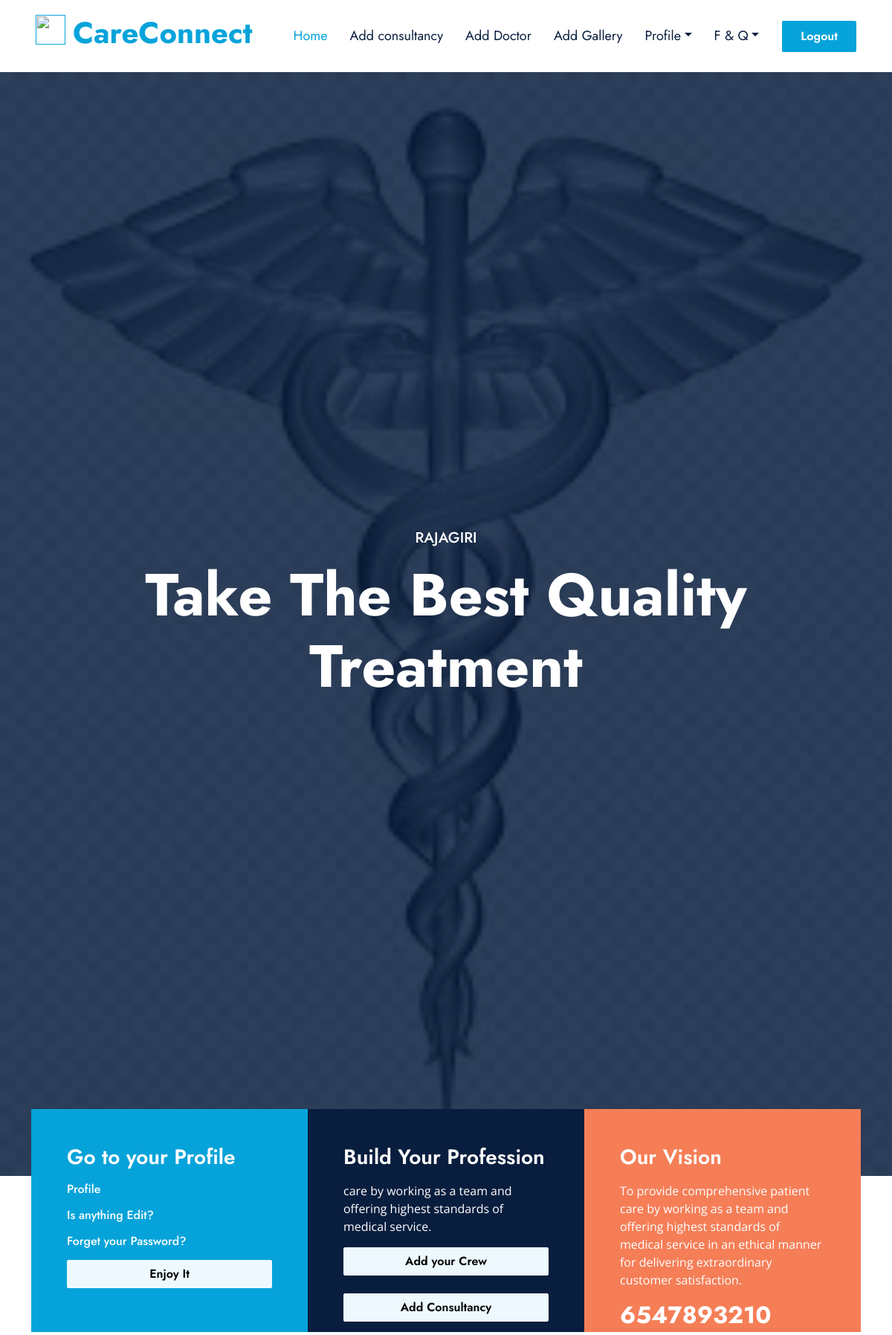
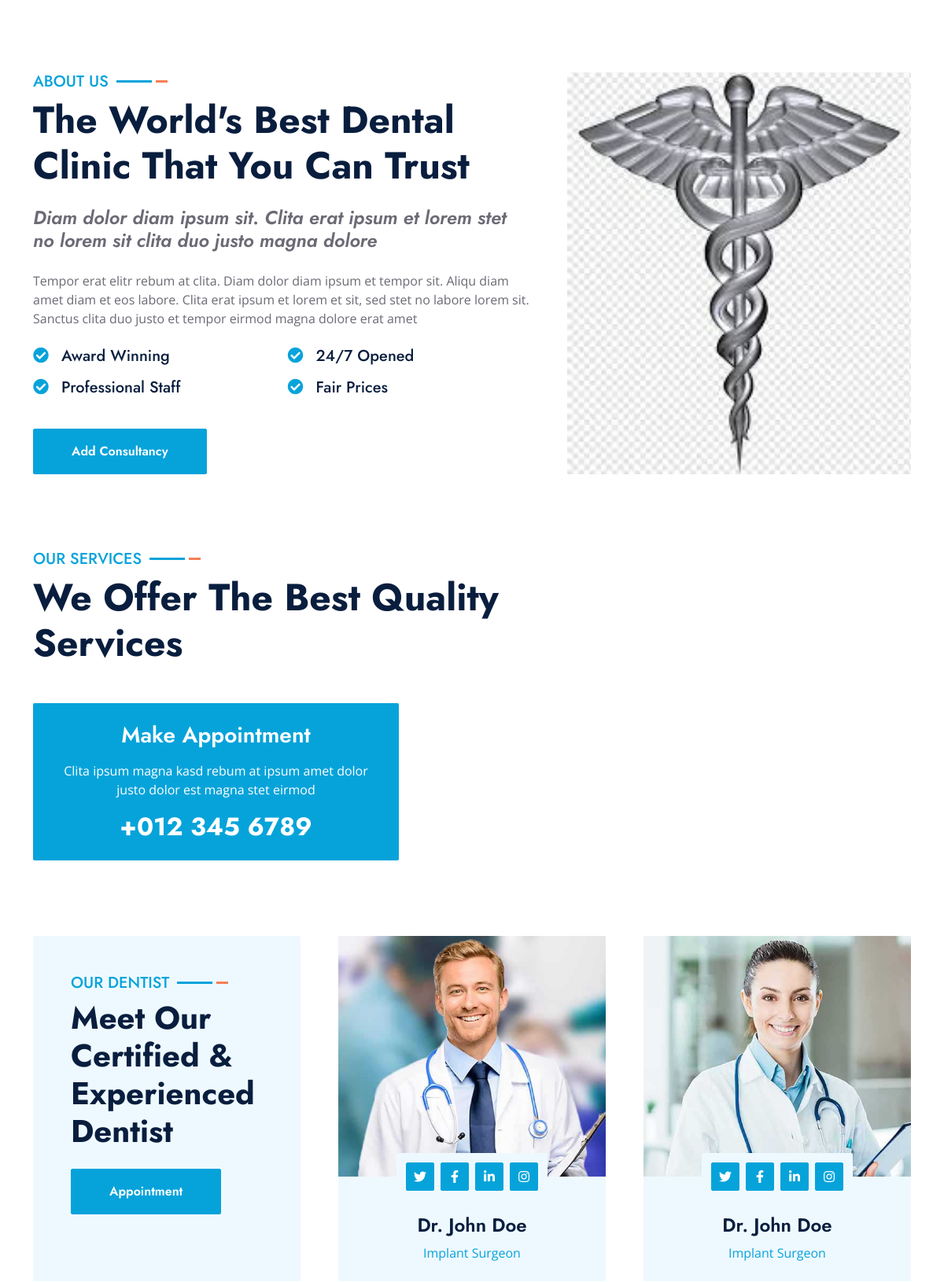
The page /whospital/home/ (signed in, upper part) on the database its author committed (2 pictures, top to bottom).
### Guest/models.py (models this page shows)
class tbl_newhospital(models.Model):
    hospital_name=models.CharField(max_length=50)
    hospital_email=models.CharField(max_length=50)
    hospital_contact=models.CharField(max_length=50)
    hospital_address=models.CharField(max_length=50)
    hospital_logo=models.FileField(upload_to='HosDoc/')
    hospital_proof=models.FileField(upload_to='HosDOc/')
    hospital_password=models.CharField(max_length=50)
    hospital_vstatus=models.CharField(max_length=2,default=0)
    hospitaltype=models.ForeignKey(tbl_hospitaltype,on_delete=models.CASCADE)
    place=models.ForeignKey(tbl_place,on_delete=models.CASCADE)

### Hospital/views.py (the view)
# urls.py: 2. Add a URL to urlpatterns:  path('', Home.as_view(), name='home')
def Home(request):
    hosdata=tbl_newhospital.objects.get(id=request.session['hid'])
    gobj=tbl_gallery.objects.filter(hospital=hosdata)
    return render(request,"Hospital/Hoshome.html",{'hos':hosdata,'data':gobj} )

### Hospital/Templates/Hospital/Hoshome.html (shortened to what this page needs)
{% load static %}
<!DOCTYPE html>
<html lang="en">
<head>
    <link href="https://cdnjs.cloudflare.com/ajax/libs/font-awesome/5.10.0/css/all.min.css" rel="stylesheet">
    <link href="https://cdn.jsdelivr.net/npm/bootstrap-icons@1.4.1/font/bootstrap-icons.css" rel="stylesheet">
    <link href="{% static 'Hospital/lib/owlcarousel/assets/owl.carousel.min.css' %}" rel="stylesheet">
    <link href="{% static 'Hospital/lib/animate/animate.min.css' %}" rel="stylesheet">
    <link href="{% static 'Hospital/lib/tempusdominus/css/tempusdominus-bootstrap-4.min.css' %}" rel="stylesheet" />
    <link href="{% static 'Hospital/lib/twentytwenty/twentytwenty.css' %}" rel="stylesheet" />
    <link href="{% static 'Hospital/css/bootstrap.min.css' %}" rel="stylesheet">
    <link href="{% static 'Hospital/css/style.css' %}" rel="stylesheet">
</head>
<body>
    <nav class="navbar navbar-expand-lg bg-white navbar-light shadow-sm px-5 py-3 py-lg-0">
        <a href="" class="navbar-brand p-0">
            <h1 class="m-0 text-primary"><img src="{% static 'Hospital/img/health.png' %}" width="40" height="40" alt="" style="
                margin-bottom: 17px;
                margin-right: 10px;
            "/></i>CareConnect</h1>
        </a>
        <div class="collapse navbar-collapse" id="navbarCollapse">
            <div class="navbar-nav ms-auto py-0">
                <a href="#" class="nav-item nav-link active">Home</a>
                <a href="{% url 'whospital:AddConsultancy' %}" class="nav-item nav-link">Add consultancy</a>
                <a href="{% url 'whospital:AddDoctor' %}" class="nav-item nav-link">Add Doctor</a>
                <a href="{% url 'whospital:AddGallery' %}" class="nav-item nav-link">Add Gallery</a>
                <div class="nav-item dropdown">
                    <a href="#" class="nav-link dropdown-toggle" data-bs-toggle="dropdown">Profile</a>
                </div>
                <div class="nav-item dropdown">
                    <a href="#" class="nav-link dropdown-toggle" data-bs-toggle="dropdown">F & Q</a>
                </div>
            </div>
            <a href="{% url 'webguest:MainPage' %}" class="btn btn-primary py-2 px-4 ms-3">Logout</a>
        </div>
    </nav>
    <div class="container-fluid p-0">
        <div id="header-carousel" class="carousel slide carousel-fade" data-bs-ride="carousel">
            <div class="carousel-inner">
                <div class="carousel-item active">
                    <img class="w-100" src="{{hos.hospital_logo.url}}" alt="Image">
                    <div class="carousel-caption d-flex flex-column align-items-center justify-content-center">
                        <div class="p-3" style="max-width: 900px;">
                            <h5 class="text-white text-uppercase mb-3 animated slideInDown">{{hos.hospital_name}}</h5>
                            <h1 class="display-1 text-white mb-md-4 animated zoomIn">Take The Best Quality Treatment</h1>
                        </div>
                    </div>
                </div>
            </div>
        </div>
    </div>
    <div class="container-fluid banner mb-5">
        <div class="container">
            <div class="row gx-0">
                <div class="col-lg-4 wow zoomIn" data-wow-delay="0.1s">
                    <div class="bg-primary d-flex flex-column p-5" style="height: 300px;">
                        <h3 class="text-white mb-3">Go to your Profile</h3>
                        <div class="d-flex justify-content-between text-white mb-3">
                            <a href="{% url 'whospital:Myprofile' %}" ><h6 class="text-white mb-0">Profile</h6></a>
                        </div>
                        <div class="d-flex justify-content-between text-white mb-3">
                            <a href="{% url 'whospital:EditProfile' %}"><h6 class="text-white mb-0">Is anything Edit?</h6></a>
                        </div>
                        <div class="d-flex justify-content-between text-white mb-3">
                            <a href="{% url 'whospital:ChangePassword' %} "><h6 class="text-white mb-0">Forget your Password?</h6></a>
                        </div>
                        <a class="btn btn-light" href="">Enjoy It</a>
                    </div>
                </div>
                <div class="col-lg-4 wow zoomIn" data-wow-delay="0.3s">
                    <div class="bg-dark d-flex flex-column p-5" style="height: 300px;">
                        <h3 class="text-white mb-3">Build Your Profession</h3>
                        <p class="text-white">care by working as a team and offering highest standards of medical service.</p>
                        <a class="btn btn-light" href="{% url 'whospital:AddDoctor' %}">Add your Crew</a><br>
                        <a class="btn btn-light" href="{% url 'whospital:AddConsultancy' %}">Add Consultancy</a>
                    </div>
                </div>
                <div class="col-lg-4 wow zoomIn" data-wow-delay="0.6s">
                    <div class="bg-secondary d-flex flex-column p-5" style="height: 300px;">
                        <h3 class="text-white mb-3">Our Vision</h3>
                        <p class="text-white">To provide comprehensive patient care by working as a team and offering highest standards of medical service in an ethical manner for delivering extraordinary customer satisfaction.</p>
                        <h2 class="text-white mb-0">{{ hos.hospital_contact }}</h2>
                    </div>
                </div>
            </div>
        </div>
    </div>
    <div class="container-fluid py-5 wow fadeInUp" data-wow-delay="0.1s">
        <div class="container">
            <div class="row g-5">
                <div class="col-lg-7">
                    <div class="section-title mb-4">
                        <h5 class="position-relative d-inline-block text-primary text-uppercase">About Us</h5>
                        <h1 class="display-5 mb-0">The World's Best Dental Clinic That You Can Trust</h1>
                    </div>
                    <h4 class="text-body fst-italic mb-4">Diam dolor diam ipsum sit. Clita erat ipsum et lorem stet no lorem sit clita duo justo magna dolore</h4>
                    <p class="mb-4">Tempor erat elitr rebum at clita. Diam dolor diam ipsum et tempor sit. Aliqu diam amet diam et eos labore. Clita erat ipsum et lorem et sit, sed stet no labore lorem sit. Sanctus clita duo justo et tempor eirmod magna dolore erat amet</p>
                    <div class="row g-3">
                        <div class="col-sm-6 wow zoomIn" data-wow-delay="0.3s">
                            <h5 class="mb-3"><i class="fa fa-check-circle text-primary me-3"></i>Award Winning</h5>
                            <h5 class="mb-3"><i class="fa fa-check-circle text-primary me-3"></i>Professional Staff</h5>
                        </div>
                        <div class="col-sm-6 wow zoomIn" data-wow-delay="0.6s">
                            <h5 class="mb-3"><i class="fa fa-check-circle text-primary me-3"></i>24/7 Opened</h5>
                            <h5 class="mb-3"><i class="fa fa-check-circle text-primary me-3"></i>Fair Prices</h5>
                        </div>
                    </div>
                    <a href="{% url 'whospital:AddConsultancy' %}" class="btn btn-primary py-3 px-5 mt-4 wow zoomIn" data-wow-delay="0.6s">Add Consultancy </a>
                </div>
                <div class="col-lg-5" style="min-height: 500px;">
                    <div class="position-relative h-100">
                        <img class="position-absolute w-100 h-100 rounded wow zoomIn" data-wow-delay="0.9s" src="{{hos.hospital_logo.url}}" style="object-fit: cover;">
                    </div>
                </div>
            </div>
        </div>
    </div>
    <div class="container-fluid py-5 wow fadeInUp" data-wow-delay="0.1s">
        <div class="container">
            <div class="row g-5 mb-5">
                <div class="col-lg-7">
                    <div class="section-title mb-5">
                        <h5 class="position-relative d-inline-block text-primary text-uppercase">Our Services</h5>
                        <h1 class="display-5 mb-0">We Offer The Best Quality  Services</h1>
                    </div>
                </div>
            </div>
                <div class="col-lg-5 service-item wow zoomIn" data-wow-delay="0.9s">
                    <div class="position-relative bg-primary rounded h-100 d-flex flex-column align-items-center justify-content-center text-center p-4">
                        <h3 class="text-white mb-3">Make Appointment</h3>
                        <p class="text-white mb-3">Clita ipsum magna kasd rebum at ipsum amet dolor justo dolor est magna stet eirmod</p>
                        <h2 class="text-white mb-0">+012 345 6789</h2>
                    </div>
                </div>
            </div>
        </div>
    <div class="container-fluid py-5">
        <div class="container">
            <div class="row g-5">
                <div class="col-lg-4 wow slideInUp" data-wow-delay="0.1s">
                    <div class="section-title bg-light rounded h-100 p-5">
                        <h5 class="position-relative d-inline-block text-primary text-uppercase">Our Dentist</h5>
                        <h1 class="display-6 mb-4">Meet Our Certified & Experienced Dentist</h1>
                        <a href="appointment.html" class="btn btn-primary py-3 px-5">Appointment</a>
                    </div>
                </div>
                <div class="col-lg-4 wow slideInUp" data-wow-delay="0.3s">
                    <div class="team-item">
                        <div class="position-relative rounded-top" style="z-index: 1;">
                            <img class="img-fluid rounded-top w-100" src="{% static 'Hospital/img/team-1.jpg' %}" alt="">
                            <div class="position-absolute top-100 start-50 translate-middle bg-light rounded p-2 d-flex">
                                <a class="btn btn-primary btn-square m-1" href="#"><i class="fab fa-twitter fw-normal"></i></a>
                                <a class="btn btn-primary btn-square m-1" href="#"><i class="fab fa-facebook-f fw-normal"></i></a>
                                <a class="btn btn-primary btn-square m-1" href="#"><i class="fab fa-linkedin-in fw-normal"></i></a>
                                <a class="btn btn-primary btn-square m-1" href="#"><i class="fab fa-instagram fw-normal"></i></a>
                            </div>
                        </div>
                        <div class="team-text position-relative bg-light text-center rounded-bottom p-4 pt-5">
                            <h4 class="mb-2">Dr. John Doe</h4>
                            <p class="text-primary mb-0">Implant Surgeon</p>
                        </div>
                    </div>
                </div>
                <div class="col-lg-4 wow slideInUp" data-wow-delay="0.6s">
                    <div class="team-item">
                        <div class="position-relative rounded-top" style="z-index: 1;">
                            <img class="img-fluid rounded-top w-100" src="{% static 'Hospital/img/team-2.jpg' %}" alt="">
                            <div class="position-absolute top-100 start-50 translate-middle bg-light rounded p-2 d-flex">
                                <a class="btn btn-primary btn-square m-1" href="#"><i class="fab fa-twitter fw-normal"></i></a>
                                <a class="btn btn-primary btn-square m-1" href="#"><i class="fab fa-facebook-f fw-normal"></i></a>
                                <a class="btn btn-primary btn-square m-1" href="#"><i class="fab fa-linkedin-in fw-normal"></i></a>
                                <a class="btn btn-primary btn-square m-1" href="#"><i class="fab fa-instagram fw-normal"></i></a>
                            </div>
                        </div>
                        <div class="team-text position-relative bg-light text-center rounded-bottom p-4 pt-5">
                            <h4 class="mb-2">Dr. John Doe</h4>
                            <p class="text-primary mb-0">Implant Surgeon</p>
                        </div>
                    </div>
                </div>
            </div>
        </div>
    </div>
</body>
</html>

### Guest/static/Hospital/css/style.css (style rules this page uses)
:root { --primary: #06A3DA; --secondary: #F57E57; --light: #EEF9FF; --dark: #091E3E; }
h1, h2, .font-weight-bold { font-weight: 700 !important; }
h3, h4, .font-weight-semi-bold { font-weight: 600 !important; }
h5, h6, .font-weight-medium { font-weight: 500 !important; }
.btn { font-family: 'Jost', sans-serif; font-weight: 600; transition: .5s; }
.btn-primary, .btn-secondary { color: #FFFFFF; }
.btn-square { width: 36px; height: 36px; }
.btn-square, .btn-sm-square, .btn-lg-square { padding-left: 0; padding-right: 0; text-align: center; }
.navbar-light .navbar-nav .nav-link { font-family: 'Jost', sans-serif; padding: 35px 15px; font-size: 18px; color: var(--dark); outline: none; transition: .5s; }
.navbar-light .navbar-nav .nav-link:hover, .navbar-light .navbar-nav .nav-link.active { color: var(--primary); }
.carousel-caption { top: 0; left: 0; right: 0; bottom: 0; background: rgba(9, 30, 62, .85); z-index: 1; }
@media (min-width: 991.98px) { .banner { position: relative; margin-top: -90px; z-index: 1; } }
.section-title h5::before { position: absolute; content: ""; width: 45px; height: 3px; right: -55px; bottom: 11px; background: var(--primary); }
.section-title h5::after { position: absolute; content: ""; width: 15px; height: 3px; right: -75px; bottom: 11px; background: var(--secondary); }
.service-item img, .service-item .bg-light, .service-item .bg-light h5, .team-item .team-text { transition: .5s; }
.team-item .team-text::after, .service-item .bg-light::after { position: absolute; content: ""; top: 50%; bottom: 0; left: 15px; right: 15px; border-radius:100px / 15px; box-shadow: 0 0 15px rgba(0, 0, 0, .7); opacity: 0; transition: .5s; z-index: -1; }

### rows shown on the page
tbl_newhospital: hospital_logo (picture), hospital_name "RAJAGIRI", hospital_contact "6547893210"
